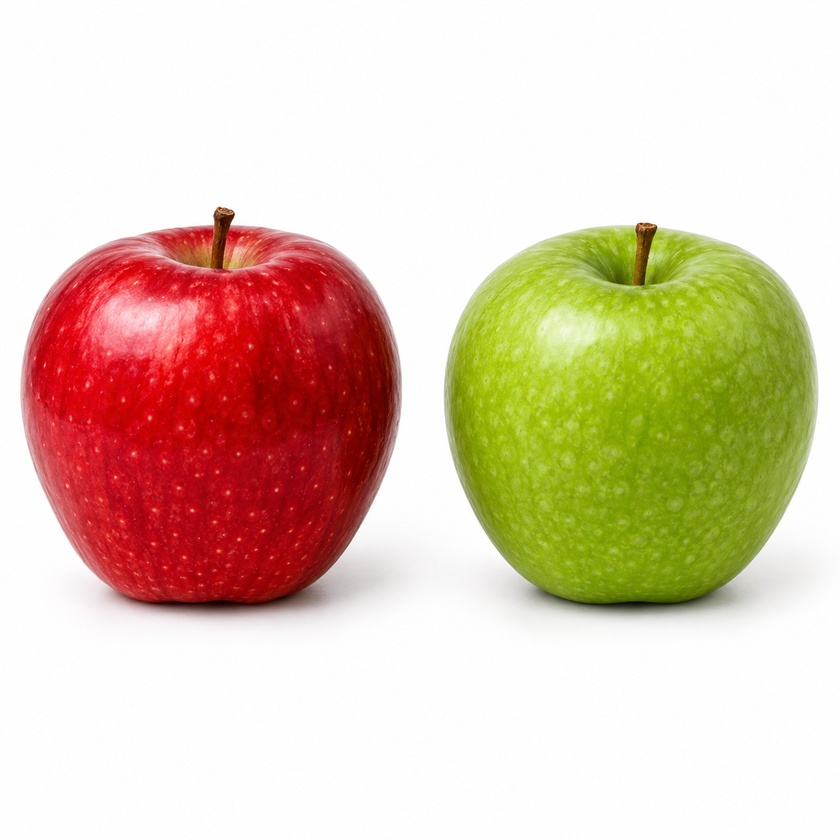
#> input picture sample.jpg, 840 x 840 px, shrunk from 1254 x 1254 before the run
$ python 2Dto3D.py
#> lines starting #> are read from the running program, lines starting #| are printed output that depends on the picture
import cv2
import numpy as np
# 이미지 로드
image = cv2.imread('sample.jpg')
#> image is the input picture: shape (840, 840, 3); mean B, G, R 180.9, 201.8, 223.6
# 그레이스케일 변환
gray = cv2.cvtColor(image, cv2.COLOR_BGR2GRAY)
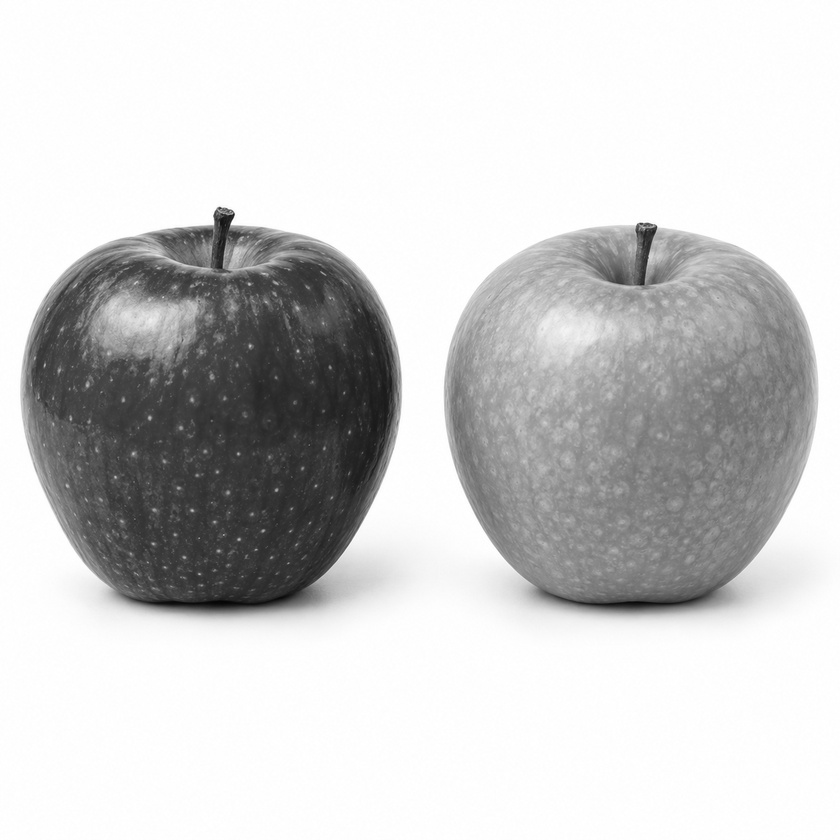
#> gray: shape (840, 840); min 5, max 255, mean 205.9
# 깊이 맵 생성 (가상의 깊이 적용)
depth_map = cv2.applyColorMap(gray, cv2.COLORMAP_JET)
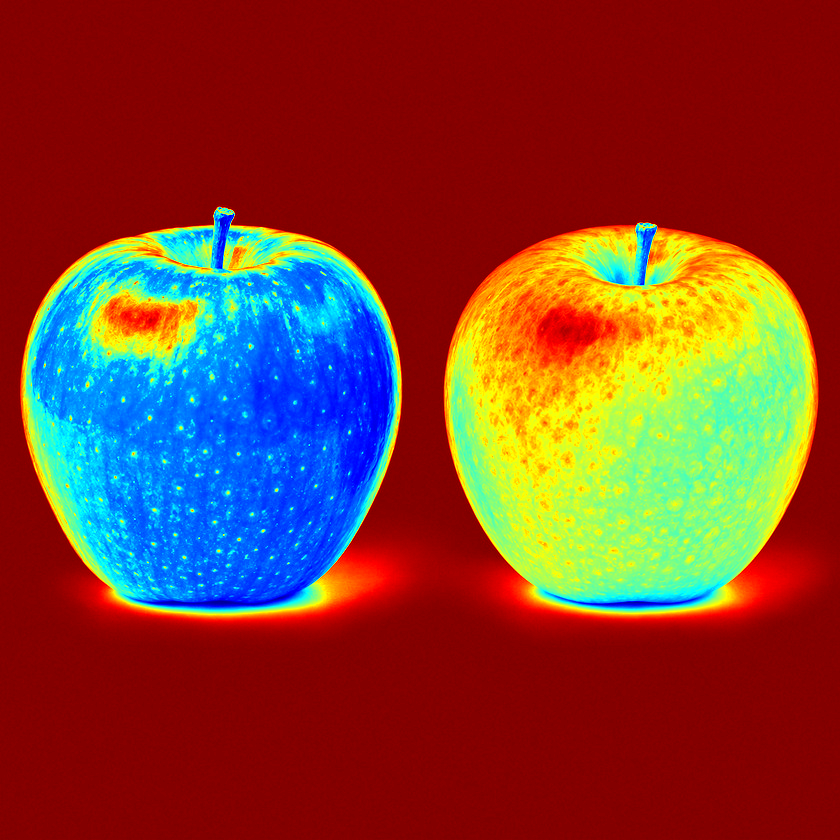
#> depth_map: shape (840, 840, 3); mean B, G, R 47.9, 62.7, 129.5
# 결과 출력
cv2.imshow('Original Image', image)
cv2.imshow('Depth Map', depth_map)
cv2.waitKey(0)
cv2.destroyAllWindows()
